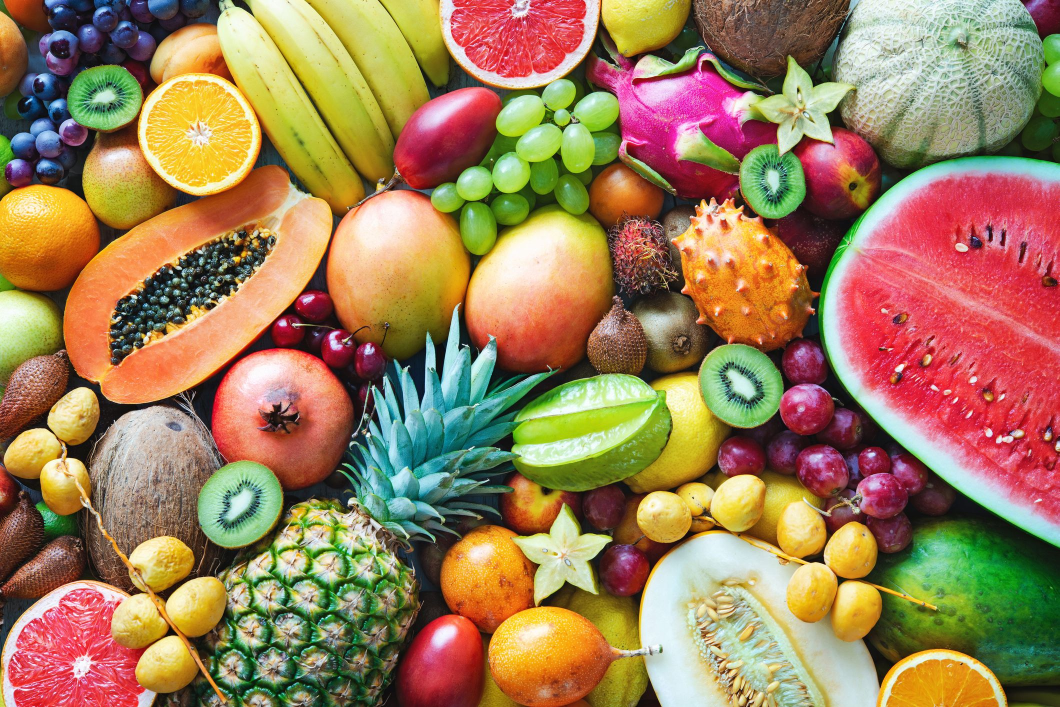
#> input picture BT_LAB03_W05/exercise/colorful-ripe-tropical-fruits.jpg, 2119 x 1414 px (shown at 1/2 size)
$ jupyter execute Lab3.ipynb
#> lines starting #> are read from the running program, lines starting #| are printed output that depends on the picture; after the words box and inside, x2 and y2 are one past the last pixel; in counts of white or black regions, pixels touching at a corner belong together
[cell 1]
import numpy as np
import imageio.v2 as iio
import matplotlib.pyplot as plt
from scipy import ndimage as nd

# Load the image
data = iio.imread('exercise/colorful-ripe-tropical-fruits.jpg')
#> data is the input picture: shape (1414, 2119, 3); mean R, G, B 157.9, 126.8, 88.7

kiwi = data[920:1100, 394:600]  # Example values; change them after testing

# Shift the kiwi 30 pixels to the right (down, right)
shifted_kiwi = nd.shift(kiwi, shift=(0, 30, 0))  # (row, column, channel)

# Display the result
plt.imshow(shifted_kiwi)
plt.axis('off')
plt.title("Kiwi shifted 30 pixels to the right")
plt.show()

[cell 2]
import numpy as np
import imageio.v2 as iio
import matplotlib.pyplot as plt

# Đọc ảnh từ thư mục
img = iio.imread('exercise/colorful-ripe-tropical-fruits.jpg')

# Cắt vùng chứa quả đu đủ và quả dưa hấu (cần chỉnh lại theo ảnh thực tế)
# Dạng: img[y1:y2, x1:x2]
du_du = img[317:815, 127:670].copy()       # ví dụ: vùng quả đu đủ
dua_hau = img[305:1100, 1638:2117].copy()     # ví dụ: vùng quả dưa hấu
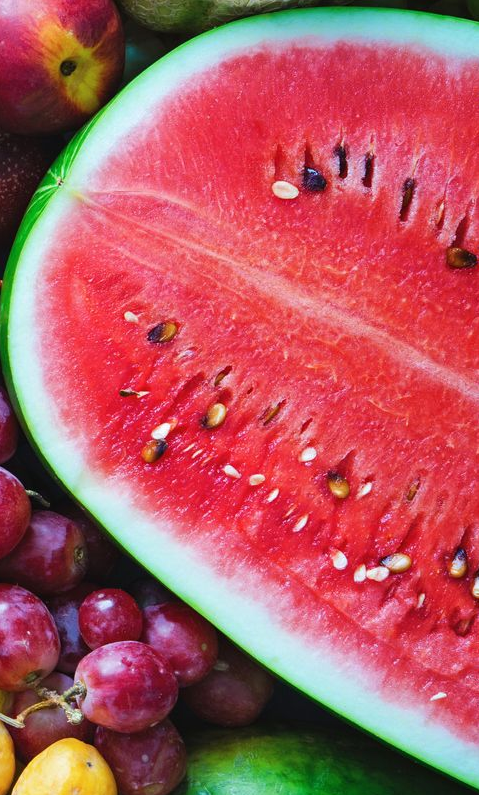
#> dua_hau: shape (795, 479, 3); mean R, G, B 176.9, 89, 95.7

# Hàm đổi màu bằng cách đảo kênh màu RGB -> BGR
def doi_mau(vung_anh):
    return vung_anh[..., [2, 1, 0]]

# Áp dụng đổi màu và chèn lại vào ảnh gốc
img[317:815, 127:670] = doi_mau(du_du)
#> img: shape (1414, 2119, 3); 8.99% of pixels changed, all inside (x1, y1, x2, y2) = (127, 317, 670, 815)
img[305:1100, 1638:2117] = doi_mau(dua_hau)
#> in doi_mau (call 2), `return vung_anh[..., [2, 1, 0]]`:
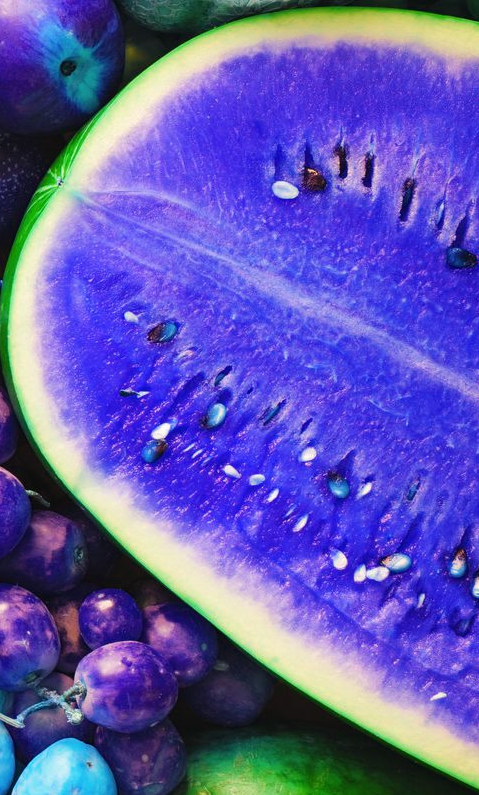
#> returned value: shape (795, 479, 3); mean of channels 0, 1, 2 95.7, 89, 176.9; drawn as R, G, B
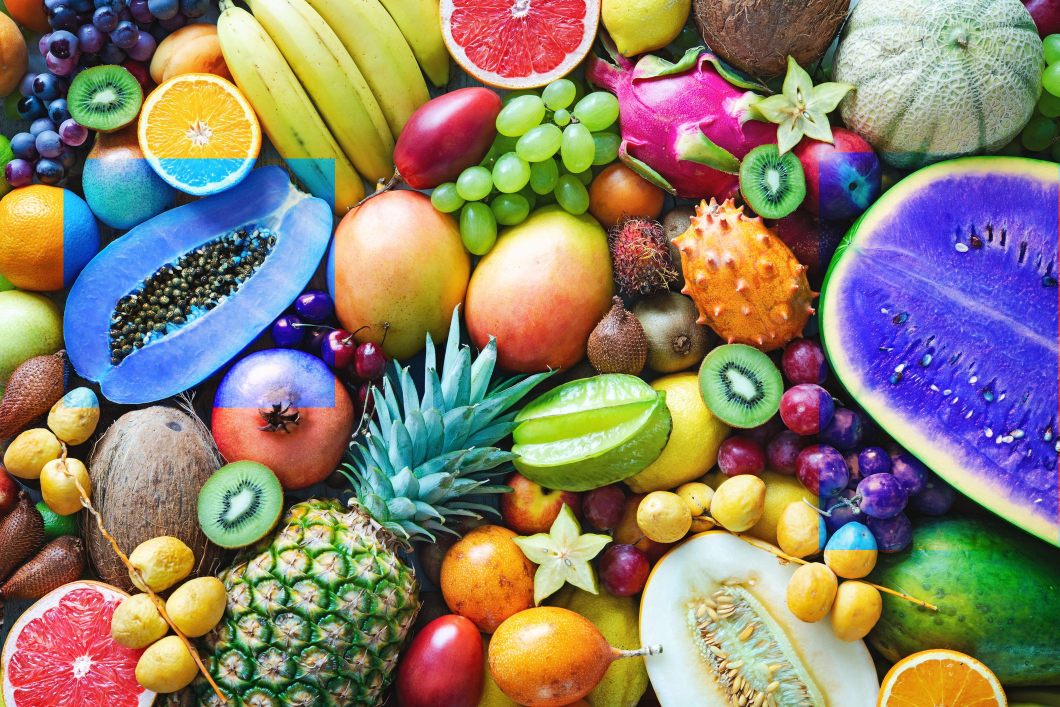
#> img: shape (1414, 2119, 3) (shown at 1/2 size); mean R, G, B 138.2, 126.8, 108.4

# Hiển thị ảnh kết quả
plt.imshow(img)
plt.axis('off')
plt.title("Ảnh sau khi đổi màu quả đu đủ và dưa hấu")
plt.show()

[cell 3]
import numpy as np
import imageio.v2 as iio
import matplotlib.pyplot as plt
from scipy import ndimage as nd

# Đọc ảnh gốc
img = iio.imread('exercise/quang_ninh.jpg')
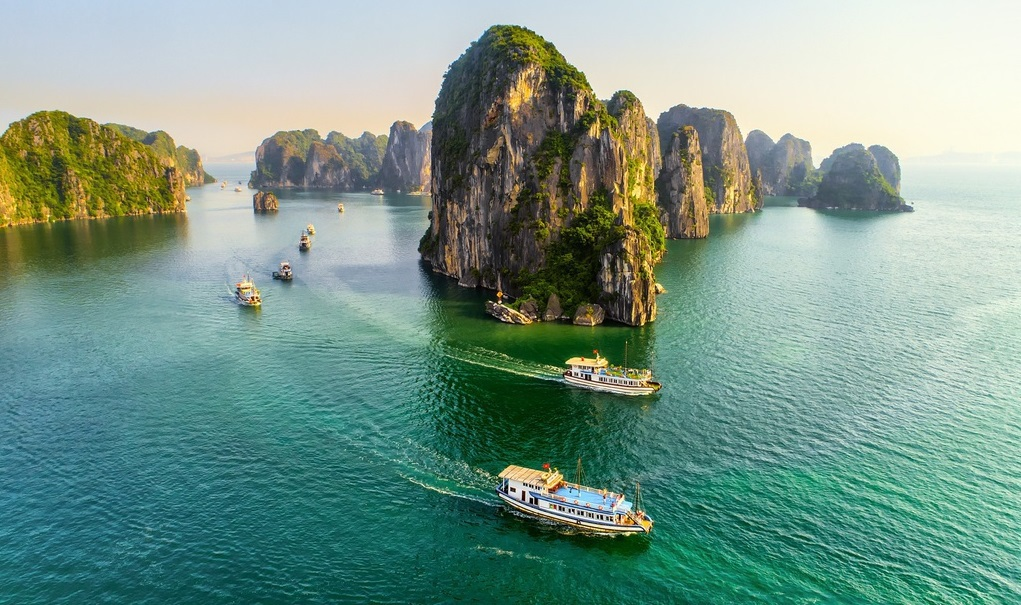
#> input picture BT_LAB03_W05/exercise/quang_ninh.jpg, 1021 x 605 px
#> img is the input picture: shape (605, 1021, 3); mean R, G, B 119.9, 151, 137.7

# === 1. Cắt ngọn núi và con thuyền bằng slicing ===
# Bạn có thể chỉnh tọa độ cho phù hợp ảnh của bạn

# Ví dụ: [y1:y2, x1:x2]
mountain = img[8:342, 422:674, :]    # Cắt ngọn núi
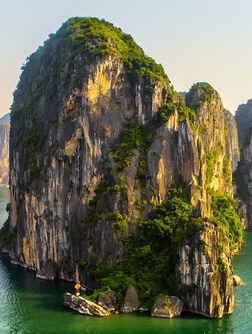
#> mountain: shape (334, 252, 3); mean R, G, B 105.8, 105.8, 84.1
boat = img[453:552, 495:658, :]        # Cắt con thuyền
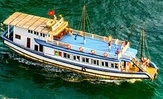
#> boat: shape (99, 163, 3); mean R, G, B 79.4, 111, 91.4

# === 2. Xoay 45 độ mỗi đối tượng ===
rotated_mountain = nd.rotate(mountain, angle=45, reshape=True)
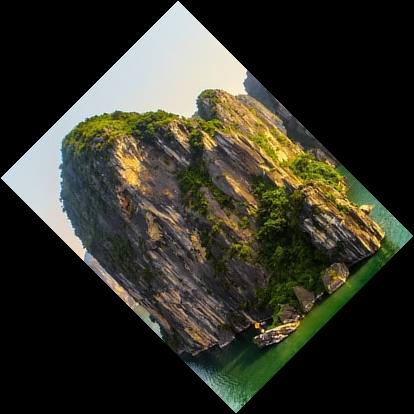
#> rotated_mountain: shape (414, 414, 3); mean R, G, B 51.5, 51.5, 40.9
rotated_boat = nd.rotate(boat, angle=45, reshape=True)
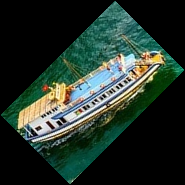
#> rotated_boat: shape (185, 185, 3); mean R, G, B 37.3, 51.8, 42.7

# === 3. Hiển thị kết quả và lưu ===
fig, axs = plt.subplots(1, 2, figsize=(10, 5))

axs[0].imshow(rotated_mountain)
axs[0].set_title("Ngọn núi xoay 45°")
axs[0].axis('off')

axs[1].imshow(rotated_boat)
axs[1].set_title("Con thuyền xoay 45°")
axs[1].axis('off')

plt.tight_layout()
plt.savefig("rotated_mountain_boat.jpg")
plt.show()

[cell 4]
import numpy as np
import imageio.v2 as iio
import matplotlib.pyplot as plt
from scipy import ndimage as nd

# Bước 1: Đọc ảnh gốc
img = iio.imread('exercise/pagoda.jpg')
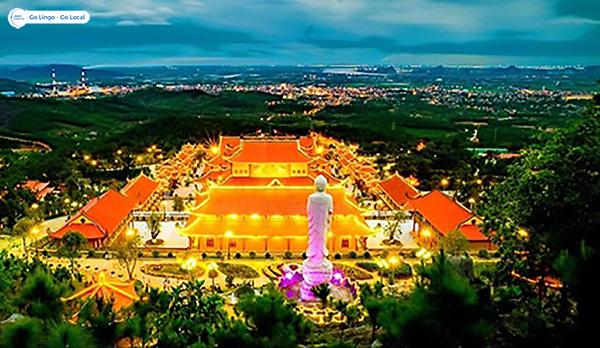
#> input picture BT_LAB03_W05/exercise/pagoda.jpg, 600 x 348 px
#> img is the input picture: shape (348, 600, 3); mean R, G, B 82.1, 94.8, 64.1

# Bước 2: Cắt vùng có ngôi chùa (có thể chỉnh tùy ảnh bạn)
# Ví dụ: [y1:y2, x1:x2]
pagoda = img[87:304, 33:519, :]  # Cắt vùng ngôi chùa

# Bước 3: Phóng to ngôi chùa gấp 5 lần
zoomed_pagoda = nd.zoom(pagoda, zoom=(5, 5, 1), order=1)
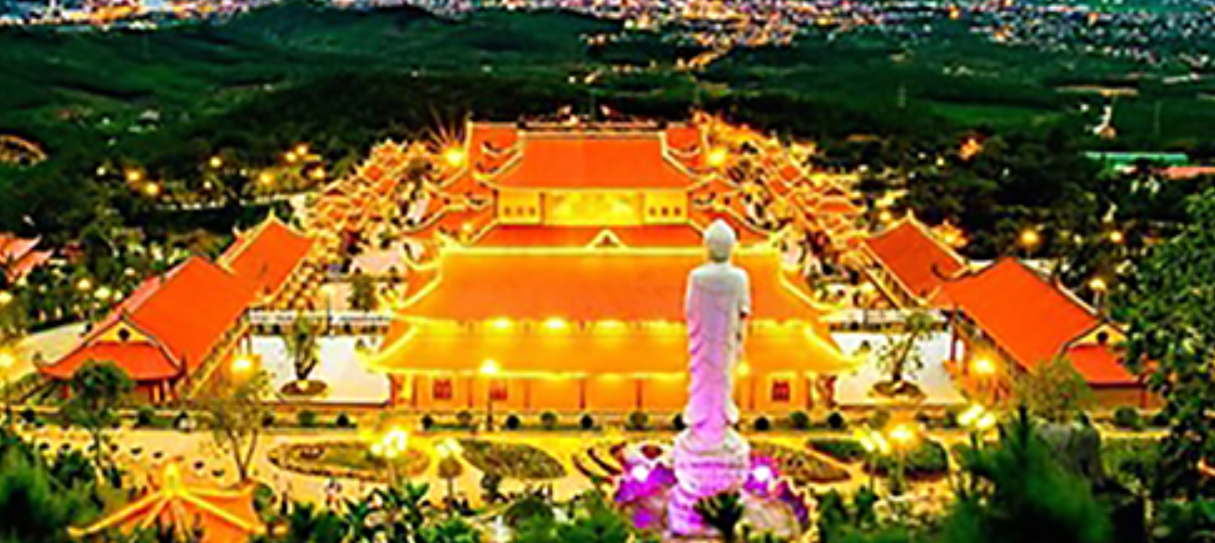
#> zoomed_pagoda: shape (1085, 2430, 3) (shown at 1/2 size); mean R, G, B 125.6, 97.7, 37.7

# Bước 4: Lưu ảnh
iio.imwrite('pagoda_zoomed.jpg', zoomed_pagoda)

# Hiển thị kết quả
plt.imshow(zoomed_pagoda)
plt.title("Ngôi chùa phóng to 5 lần")
plt.axis('off')
plt.show()

[cell 5]
import numpy as np
import matplotlib.pyplot as plt
import imageio.v2 as iio
from scipy import ndimage as nd

def load_image():
    choice = input("Nhập số hình (1-3): ")
    if choice == '1':
        print("Chọn hình 1")
        return iio.imread('exercise/pagoda.jpg')

    elif choice == '2':
        print("Chọn hình 2")
        return iio.imread('exercise/ha-long-bay-in-vietnam.jpg')
    elif choice == '3':
        print("Chọn hình 3")
        return iio.imread('exercise/quang_ninh.jpg')
    else:
        print("Lựa chọn không hợp lệ.")
        return None

def translate(img):
    dx = int(input("Nhập số pixel dịch theo trục x: "))
    dy = int(input("Nhập số pixel dịch theo trục y: "))
    shifted = nd.shift(img, shift=(dy, dx, 0))
    plt.imshow(shifted)
    plt.title(f"Tịnh tiến ({dx},{dy})")
    plt.axis('off')
    plt.show()

def rotate(img):
    angle = float(input("Nhập góc xoay: "))
    reshape = input("Có reshape không? (y/n): ").lower() == 'y'
    rotated = nd.rotate(img, angle=angle, reshape=reshape)
    plt.imshow(rotated)
    plt.title(f"Xoay {angle} độ")
    plt.axis('off')
    plt.show()

def zoom(img, factor):
    zoomed = nd.zoom(img, zoom=(factor, factor, 1))
    plt.imshow(zoomed)
    plt.title(f"Zoom x{factor}")
    plt.axis('off')
    plt.show()

def coordinate_map(img):
    def wave(coords):
        coords[0] += 20 * np.sin(coords[1] / 50.0)
        return coords

    warped = np.zeros_like(img)
    for c in range(3):  # RGB
        warped[..., c] = nd.geometric_transform(img[..., c], wave, order=1)
    plt.imshow(warped)
    plt.title("Biến đổi tọa độ (Wave)")
    plt.axis('off')
    plt.show()

# ========== Giao diện chính ==========
print("MENU:")
print("T - Tịnh tiến")
print("X - Xoay")
print("P - Phóng to")
print("H - Thu nhỏ")
print("C - Coordinate Map")

option = input("Nhập lựa chọn (T/X/P/H/C): ").upper()
#> the answer given: 1
img = load_image()
#> the answer given: 1
